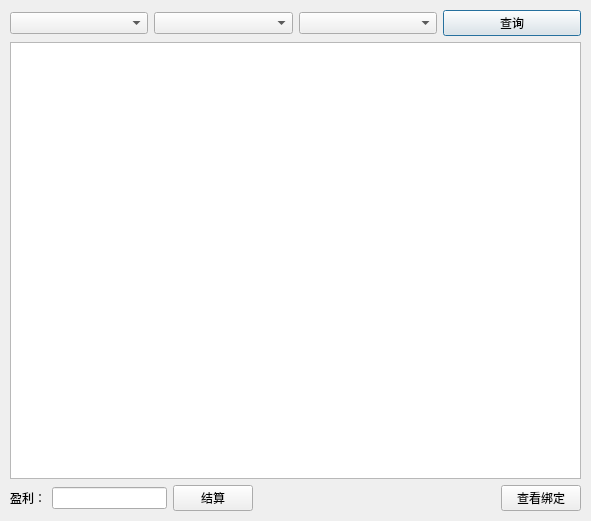
<?xml version="1.0" encoding="UTF-8"?>
<ui version="4.0">
 <class>SettleDialog</class>
 <widget class="QDialog" name="SettleDialog">
  <property name="geometry">
   <rect>
    <x>0</x>
    <y>0</y>
    <width>591</width>
    <height>521</height>
   </rect>
  </property>
  <property name="windowTitle">
   <string/>
  </property>
  <widget class="QWidget" name="">
   <property name="geometry">
    <rect>
     <x>10</x>
     <y>10</y>
     <width>571</width>
     <height>501</height>
    </rect>
   </property>
   <layout class="QVBoxLayout" name="verticalLayout_2">
    <item>
     <layout class="QVBoxLayout" name="verticalLayout">
      <item>
       <layout class="QHBoxLayout" name="horizontalLayout">
        <item>
         <widget class="QComboBox" name="orderYearBox"/>
        </item>
        <item>
         <widget class="QComboBox" name="orderMonthBox"/>
        </item>
        <item>
         <widget class="QComboBox" name="orderDayBox"/>
        </item>
        <item>
         <widget class="QPushButton" name="orderSearchButton">
          <property name="text">
           <string>查询</string>
          </property>
         </widget>
        </item>
       </layout>
      </item>
      <item>
       <widget class="QTableView" name="orderView"/>
      </item>
     </layout>
    </item>
    <item>
     <layout class="QHBoxLayout" name="horizontalLayout_2">
      <item>
       <layout class="QHBoxLayout" name="horizontalLayout_3">
        <item>
         <widget class="QLabel" name="label_3">
          <property name="text">
           <string>盈利：</string>
          </property>
         </widget>
        </item>
        <item>
         <widget class="QLineEdit" name="profitEdit"/>
        </item>
        <item>
         <widget class="QPushButton" name="settleButton">
          <property name="text">
           <string>结算</string>
          </property>
         </widget>
        </item>
       </layout>
      </item>
      <item>
       <spacer name="horizontalSpacer">
        <property name="orientation">
         <enum>Qt::Horizontal</enum>
        </property>
        <property name="sizeHint" stdset="0">
         <size>
          <width>198</width>
          <height>20</height>
         </size>
        </property>
       </spacer>
      </item>
      <item>
       <widget class="QPushButton" name="viewBindButton">
        <property name="text">
         <string>查看绑定</string>
        </property>
       </widget>
      </item>
     </layout>
    </item>
   </layout>
  </widget>
 </widget>
 <resources/>
 <connections/>
</ui>
